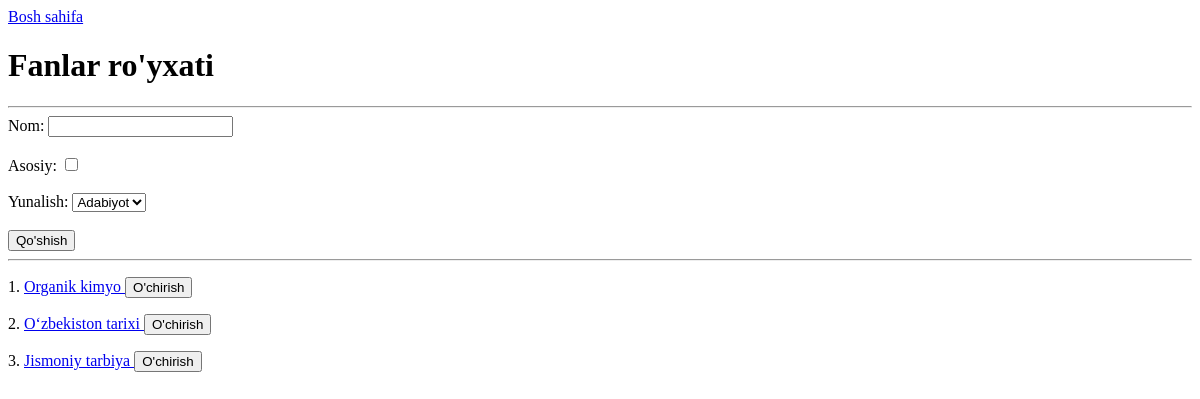
The app's page /fanlar/, older data.
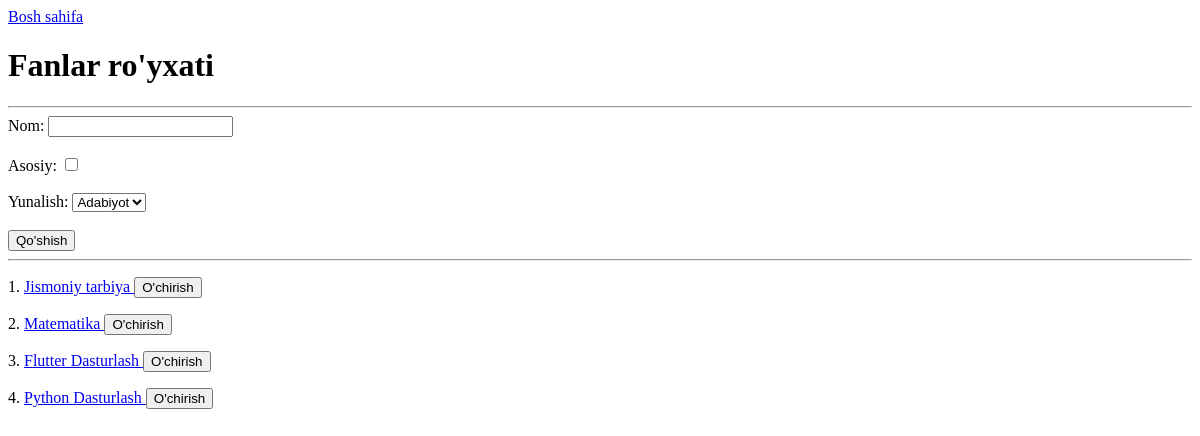
The same page, newer data.
### univer/models.py (models this page shows, shortened)
class Fan(models.Model):
    nom = models.CharField(max_length=255)
    asosiy = models.BooleanField(default = False)
    yunalish = models.ForeignKey(Yunalish, on_delete=models.CASCADE)
    class Meta:
        verbose_name = "Fan"
        verbose_name_plural = "Fanlar"

### univer/views.py (the view)
# urls.py: path('fanlar/',fanlar_view),
def fanlar_view(request):
    fanlar = Fan.objects.all()
    yunalishlar = Yunalish.objects.order_by('nom')
    if request.method == 'POST':
        Fan.objects.create(
        nom=request.POST.get('nom'),
        asosiy=True if request.POST.get('asosiy') else request.Post.get('asosiy'),
        yunalish=Yunalish.objects.get(id=request.POST.get('yunalish_id')))
        return redirect('/fanlar/')
    context = {
        'fanlar':fanlar,
        'yunalishlar':yunalishlar,
    }
    return render(request,'fanlar.html',context)

### univer/templates/fanlar.html (shortened to what this page needs)
<!DOCTYPE html>
<html lang="en">
<head>
</head>
<body>
<a href="/">Bosh sahifa</a>
        <h1>Fanlar ro'yxati</h1>
        <hr>
<form method="post">
    <label>Nom:</label>
    <input type="text" name="nom" id="nom" required>
    <br><br>
    <label>Asosiy:</label>
    <input type="checkbox" name="asosiy">
    <br><br>
    <label>Yunalish:</label>
    <select name="yunalish_id">
        {% for yunalish in yunalishlar %}
        <option value="{{ yunalish.id }}">{{ yunalish.nom }}</option>
        {% endfor %}
    </select>
    <br><br>
    <button>Qo'shish</button>
</form>
        <hr>
        {% for fan in fanlar %}
        <p>{{ forloop.counter }}.
            <a href="/fanlar/{{ fan.id }}">
                {{ fan.nom }}
            </a>
            <a href="/fanlar/{{ fan.id }}/delete/">
                <button>O'chirish</button>
            </a>
        </p>
        {% endfor %}
</body>
</html>

Row changes from the older to the newer data that the page shows:
removed Fan: nom "Organik kimyo"
removed Fan: nom "O‘zbekiston tarixi"
added Fan: nom "Matematika"
added Fan: nom "Flutter Dasturlash"
added Fan: nom "Python Dasturlash"
